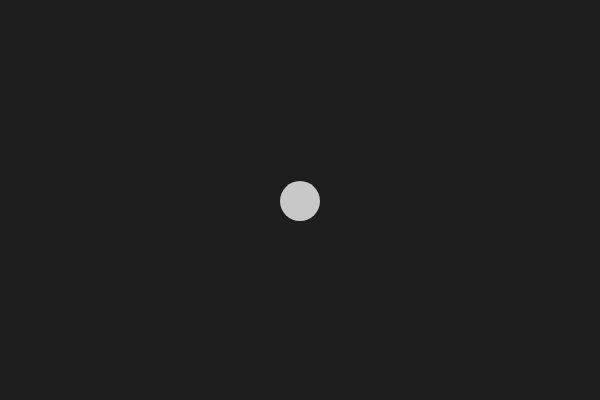
Frame 1 (no input)
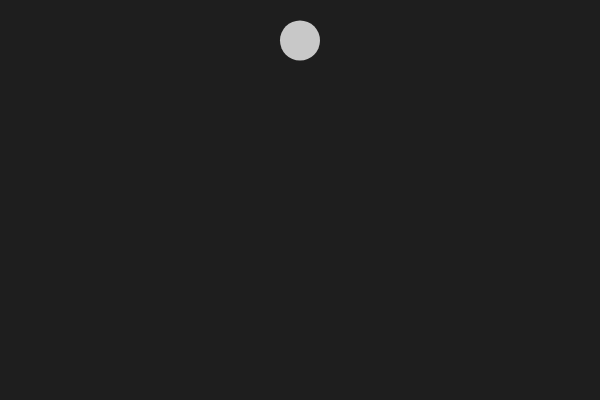
Frame 60 (no input)
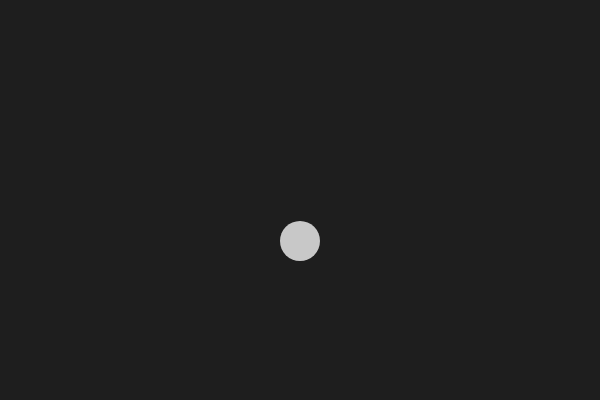
Frame 120 (the mouse pressed at the canvas centre since frame 60)

The p5.js sketch that drew these frames (run headless with seeded random() and noise() and a simulated clock; from frame 60 on, the mouse is pressed at the canvas centre):

// p5.js sketch
// ── sketch.js
let circlePosition;
let velocity;
let acc;

function setup() {
    // Runs once
    createCanvas(600, 400); // width, height

    circlePosition = createVector(width/2, height/2);
    velocity = createVector(0, 1);
    acc = createVector(0, 0.1);
}

function draw() {
    // Runs every frame (default ~60 fps)
    background(30);

    velocity.add(acc);
    circlePosition.add(velocity);

    if (circlePosition.y > height) {
        circlePosition.y = 0;
    } else if (circlePosition.y < 0) {
        circlePosition.y = height;
    }

    if (circlePosition.x > width) {
        circlePosition.x = 0;
    } else if (circlePosition.x < 0) {
        circlePosition.x = width;
    }


    noStroke();
    fill(200);
    circle(circlePosition.x, circlePosition.y, 40);
}
